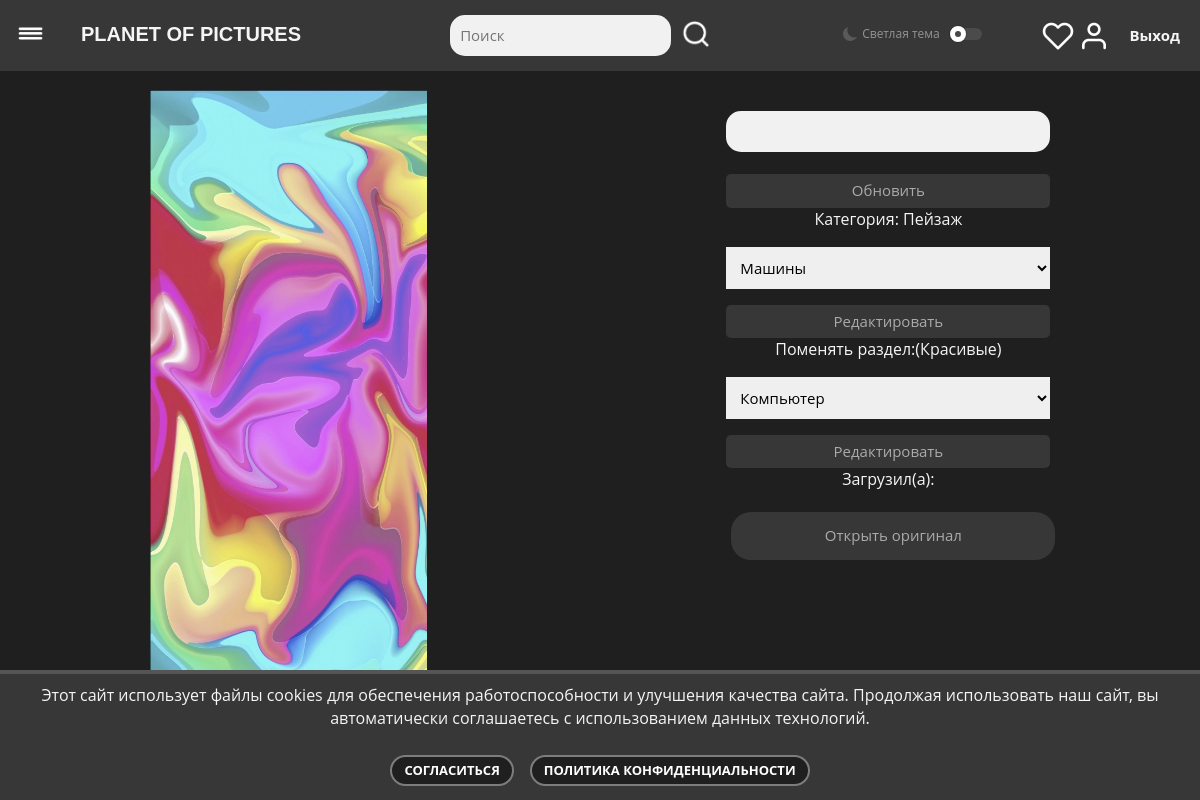
Page /pages/pic.php?p=12 (signed in) on the committed database.
### tables this page shows
CREATE TABLE `pictures` (
  `id` int(11) NOT NULL,
  `name` varchar(255) NOT NULL,
  `description` text NOT NULL,
  `section_id` int(11) NOT NULL,
  `status` text NOT NULL,
  `user_login` varchar(255) NOT NULL,
  `cat_id` int(11) NOT NULL,
  `created_at` datetime NOT NULL DEFAULT current_timestamp()
);

CREATE TABLE `categories` (
  `id` int(11) NOT NULL,
  `name` text NOT NULL
);

CREATE TABLE `sections` (
  `id` int(11) NOT NULL,
  `name` text NOT NULL
);

### include/menu.php (called while the page is built, shortened)
<?php
$stmt = $connect->prepare('SELECT * FROM `categories`');
$stmt->execute();
$categories = $stmt->fetchAll(PDO::FETCH_ASSOC);
?>

### pages/pic.php (the view, shortened to what this page needs)
<?php
require_once('../include/header.php');
if ($_SESSION['login'] == true && $_SESSION['id'] == 1) {
$result = $connect->prepare("SELECT *, pictures.name as pic_name, categories.name as cat_name FROM pictures INNER JOIN categories ON cat_id = categories.id where pictures.id = ?");
$result->execute([$_GET['p']]);
$users = $result->fetchAll(PDO::FETCH_ASSOC);
foreach ($users
         as $row) {
?>
<link href="/css/style.css" rel="stylesheet">
<div class="div-center">
    <?php
    echo '<div class="bar-pic">
            <img  src="' . $row['pic_name'] . '"  class="image">
            </div>
            <div class="like">
             <p><b>' . $row['description'] . '</b></p>
             <form action="/services/updateDesc.php" method="post">
             <input type="text" name="description" value="' . $row['description'] . '">'; ?>
    <input class="sub" type="submit" value="Обновить">
    <?php echo '
</form>
              <p>Категория: ' . $row['cat_name'] . '</p>'; ?>
    <form action="/services/updateCatPic.php" method="post">
        <select style="width: 100%;" name="category">
            <?php
            $stmt = $connect->prepare("SELECT * FROM `categories`");
            $stmt->execute();
            $categories = $stmt->fetchAll(PDO::FETCH_ASSOC);
            foreach ($categories as $key => $value) {
                ?>
                <option value='<?php echo $value['id'] ?>'><?php echo $value['name'] ?></option>
                <?php
            } ?>
        </select>
        <?php echo '
<input class="sub" type="submit" value="Редактировать">
        </form>
        <p>Поменять раздел:';
        $getSec = $connect->prepare('SELECT *, sections.name as sec_name FROM pictures INNER JOIN sections ON section_id = sections.id WHERE pictures.id = ?');
        $getSec->execute([$_GET['p']]);
        $sect = $getSec->fetchAll(PDO::FETCH_ASSOC);
        foreach ($sect as $value) {
            echo '(' . $value['sec_name'] . ')</p>';
        } ?>
        <form action="/services/updateSec.php" method="post">
            <select style="width: 100%;" name="section">
                <?php
                $getSec = $connect->prepare('SELECT * FROM `sections`');
                $getSec->execute();
                foreach ($getSec as $key => $value) {
                    ?>
                    <option value='<?php echo $value['id'] ?>'><?php echo $value['name'] ?></option>
                    <?php
                } ?>
            </select>
            <?php echo '
<input class="sub" type="submit" value="Редактировать">
        </form>
                <p>Загрузил(а): ' . $row['user_login'] . ' </p>
                <a href="' . $row['pic_name'] . '" target="_blank">
                    <input type="submit" value="Открыть оригинал" class="add_button">
                </a>
            </div>
        ';
            }
            } else {
                ?>
                <script>location.href = (`/`);</script> <?php
            }
            ?>
</div>
<?php
require_once('../include/footer.php');
?>

### rows in the picture
pictures: name (picture), cat.name "Пейзаж", section.name "Красивые"

### other values in the picture
form field category "Машины"
form field section "Компьютер"
